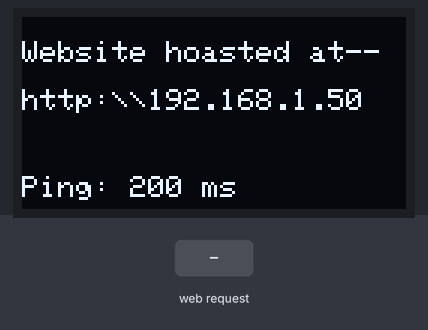
The sketch below on a simulated ESP32. On the bench: 128×64 one-colour display. The test bench sets the inputs (shaded band). WiFi joins after 1.5 s; servers stay silent unless stated; the display library's start-up logo is not drawn; what the sketch prints to the serial monitor is not drawn.

Above: at 9.9 s.
10.0 s: HTTP request GET / received
At 10.7 s:
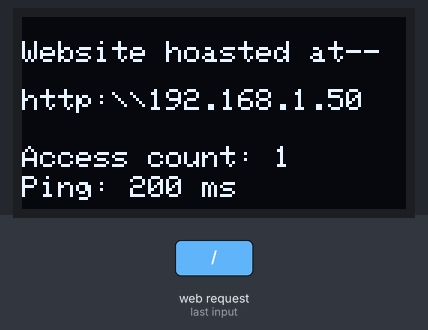
Timing chart, 0 to 13.0 s (numbered marks = the images above; inputs shaded):
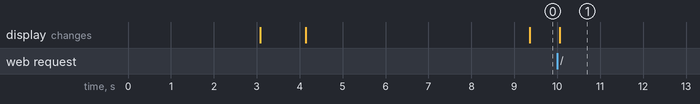

The sketch:

espcode.ino
```cpp
#include <WiFi.h>
#include <ESPAsyncWebServer.h>
#include <Wire.h>
#include <Adafruit_GFX.h>
#include <Adafruit_SSD1306.h>


#define SCREEN_WIDTH 128
#define SCREEN_HEIGHT 64

Adafruit_SSD1306 display(SCREEN_WIDTH, SCREEN_HEIGHT, &Wire);

const char *ssid = "#####";
const char *password = "#####";
const char *serverAddress = "192.168.0.110";//www.google.com  http:\\192.168.0.110

AsyncWebServer server(80);
int accessCount = 0;

const char index_html[] PROGMEM = R"(
<!DOCTYPE html>
<html lang="en">
<head>
  <meta charset="UTF-8">
  <meta name="viewport" content="width=device-width, initial-scale=1.0">
  <title>Black Market</title>
  <link rel="stylesheet" href="https://fonts.googleapis.com/css2?family=Open+Sans:wght@400;700&display=swap">
  <style>
    * {
      margin: 0;
      padding: 0;
      box-sizing: border-box;
      font-family: 'Open Sans', sans-serif;
    }

    body {
      background-image: url('https://images.unsplash.com/photo-1485470733090-0aae1788d5af?ixlib=rb-4.0.3&ixid=MnwxMjA3fDB8MHxwaG90by1wYWdlfHx8fGVufDB8fHx8&auto=format&fit=crop&w=1517&q=80');
      background-size: cover;
    }

    .navbar {
      overflow: hidden;
      position: fixed;
      top: 36px;
      right: 45px;
      z-index: 1000;
    }

    .navbar a {
      float: right;
      display: block;
      color: white;
      text-align: center;
      padding: 10px 35px;
      text-decoration: none;
      border-radius: 15px;
      background-color: rgba(255, 255, 255, 0);
      margin-left: 45px;
      box-shadow: 0 4px 8px rgba(255, 255, 255, 0);
      transition: background-color 0.3s;
    }

    .navbar a:hover {
      background-color: rgba(0, 0, 0, 0.7);
    }

    .logo {
      position: absolute;
      top: 50%;
      transform: translateY(-50%);
      width: 40px;
      height: 40px;
      display: inline-block;
      background-color: rgba(255, 255, 255, 0);
      border-radius: 50%;
      text-align: center;
      line-height: 40px;
      font-size: 40px;
      color: #ffffff;
      font-weight: bold;
    }

    .logo.left {
      left: 20px;
    }

    .logo.right {
      right: 20px;
    }

    .content {
      position: absolute;
      top: 50%;
      left: 50%;
      transform: translate(-50%, -50%);
      text-align: center;
      color: rgba(236, 229, 229, 0.774);
    }

    .name {
      position:absolute;
      top: 25px;
      left: 50px;
      color: rgba(236, 229, 229, 0.774);
    }

    .name h1 {
      font-family: 'Arial', 'Impact', 'Haettenschweiler', 'Arial Narrow Bold', sans-serif;
      font-weight: bolder;
      font-size: 3.5rem;
      margin-bottom: 20px;
      letter-spacing: 2px;
    }

    .tagline {
      font-size: 2rem;
      font-weight: bold;
      color: white;
      background-color: rgba(252, 252, 252, 0);
      padding: 10px 20px;
      border-radius: 10px;
      display: inline-block;
      margin-right: 10px;
    }

    .visit-now-btn {
      display: inline-block;
      padding: 15px 30px;
      background-color: #ffffffe4;
      color: #333;
      text-decoration: none;
      border-radius: 20px;
      margin-top: 20px;
      font-weight: bold;
      transition: background-color 0.3s;
    }

    .visit-now-btn:hover {
      background-color: #ddd;
    }
  </style>
</head>
<body>

<div class="navbar">
  <a href="#">Services</a>
  <a href="#">Cancel</a>
  <a href="#">Checkout</a>
  <a href="#">Book</a>
  <a href="#">Home</a>
</div>

<div class="logo left"><<</div>
<div class="logo right">>></div>
<div class="name">
  <h1>Visit I.O.</h1>
</div>
<div class="content">

  <div class="tagline">Himalayas</div>
  <a href="#" class="visit-now-btn">Visit Now</a>
</div>

</body>
</html>
)";
void updateOLED() {
  // Display access count on OLED
  display.setTextSize(1);
  display.setTextColor(SSD1306_WHITE);
  display.setCursor(0,43);
  display.print("Access count: ");
  display.println(accessCount);
  display.display();
}


void setup() {
  Serial.begin(115200);

  // Initialize the OLED display with I2C connection
   if(!display.begin(SSD1306_SWITCHCAPVCC, 0x3C,-1)){//if (!display.begin(0x3C, 21, 22))
    Serial.println(F("SSD1306 allocation failed"));
    for(;;);
  }

  display.display();
  delay(2000);
  display.clearDisplay();

  // Connect to Wi-Fi
  WiFi.begin(ssid, password);
  while (WiFi.status() != WL_CONNECTED) {
    delay(1000);
    Serial.println("Connecting to WiFi...");
    display.clearDisplay();
    display.setTextSize(1);
    display.setTextColor(SSD1306_WHITE);
    display.setCursor(0, 0);
    display.print("Connecting to WiFi...");
    display.display();
  }

  Serial.println("Connected to WiFi");
  Serial.println(WiFi.localIP());

  // Display IP address on OLED
  display.clearDisplay();
  display.setTextSize(1);
  display.setTextColor(SSD1306_WHITE);
  display.setCursor(0, 0);
 if (WiFi.isConnected()) {
  display.print("Connected to WiFi !!!");
} else {
  display.print("NO WiFi available");
}
  display.clearDisplay();
  display.print("Website hoasted at--");
  display.println("\n");
  display.print("http:\\\\");
  display.println(WiFi.localIP());
  display.display();

 // Capture variables explicitly for the lambda function
  AsyncWebServer* serverPtr = &server;
  int* accessCountPtr = &accessCount;

  server.on("/", HTTP_GET, [serverPtr, accessCountPtr](AsyncWebServerRequest *request) {
    (*accessCountPtr)++;
    request->send_P(200, "text/html", index_html, [accessCountPtr](const String &contentType) -> String {
      return String("Access-Control-Allow-Origin: *\r\n");
    });
    updateOLED(); // Update OLED display with access count
  });

  server.begin();
}

void loop() {
    delay(5000); // Wait for 5 seconds before "pinging" again

  unsigned long startTime = millis();
  WiFiClient client;
  if (client.connect(serverAddress, 80)) {
    unsigned long endTime = millis();
    unsigned long pingTime = endTime - startTime;
    Serial.print("Ping success! Round-trip time: ");
    Serial.print(pingTime);
    Serial.println(" ms");

    // Display ping result on OLED
    display.setTextSize(1);
    display.setTextColor(SSD1306_WHITE);
    display.setCursor(0,53);
    display.print("Ping: ");
    display.print(pingTime);
    display.print(" ms");
    display.display();


    client.stop();
  } else {
    Serial.println("Ping failed.");
    display.setTextSize(1);
    display.setTextColor(SSD1306_WHITE);
    display.setCursor(0,53);
    display.print("Ping failed.");
    display.display();

  }
}
```

Measured:
- after the input at 10.0 s, the display: changes after 0.06 s (image 1)
